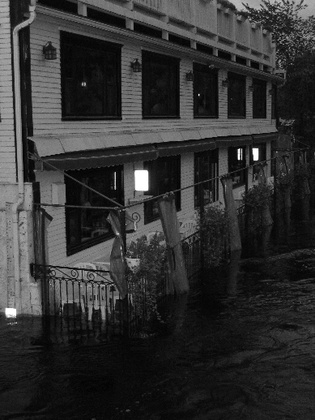
%> input picture hw_0408/input.jpg, 315 x 420 px, shrunk from 389 x 518 before the run
$ octave hw1_3.m   (GNU Octave 9; MATLAB toolbox functions it lacks are replaced by stand-ins)
%> lines starting %> are read from the running program, lines starting %| are printed output that depends on the picture
%> further down, c is the input picture: size 420x315 uint8; min 0, max 255, mean 49.4
### hw_0408/HistEq.m
function [output, sr] = HistEq(input)
output = input;
si = size(input);
%> si = [420 315]
L = cast(intmax(class(input)), 'int16')+1;
%> L = 256
sr = 0:1:L-1;
%> sr = 256 values from 0 to 255
hist=zeros(1, L);

for i=1:si(1)
    for j=1:si(2)
        hist(input(i,j)+1) = hist(input(i,j)+1) + 1;
    end
end
%> after the loop, hist = 256 values, max 3936 at index 12, min 0 at index 190, mean 516.8

for i=1:length(sr)
    s = 0;
    for j=1:i
        s = s + hist(j);
    end
    sr(i) = (s * double(L-1)) / (si(1) * si(2));
    sr(i) = cast(sr(i), class(input));
end

for i=1:si(1)
    for j=1:si(2)
        output(i,j) = sr(input(i,j)+1);
    end
end
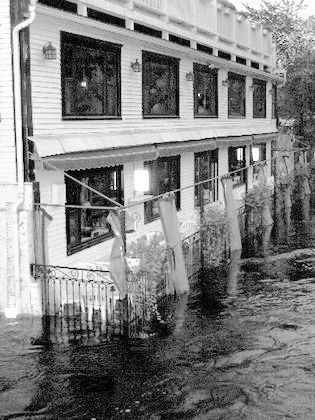
%> output: size 420x315 uint8; min 0, max 255, mean 129.3

### hw_0408/Hist.m
function Hist(input)

histogram(input)
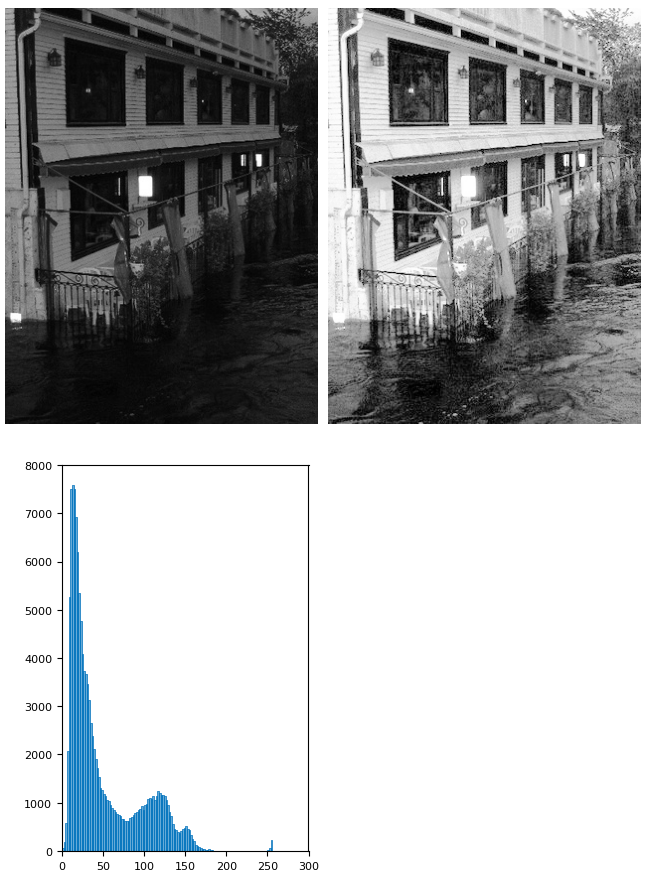
%> figure redrawn from the program's plot data, 3 panels
s = size(input);
%> s = [420 315]
L = cast(intmax(class(input)), 'int16');
%> L = 255
hist=zeros(1, L+1);

for i=1:s(1)
    for j=1:s(2)
        hist(input(i,j)+1) = hist(input(i,j)+1) + 1;
    end
end

bar(1:1:length(hist), hist)

### hw_0408/hw1_3.m
c = imread('input.jpg');
[ce, ~] = HistEq(c);

figure(1)
subplot(2,2,1);
imshow(c);

subplot(2,2,2);
imshow(ce);

subplot(2,2,3);
Hist(c);

subplot(2,2,4);
Hist(ce);
%> in Hist (call 2), `histogram(input)`:
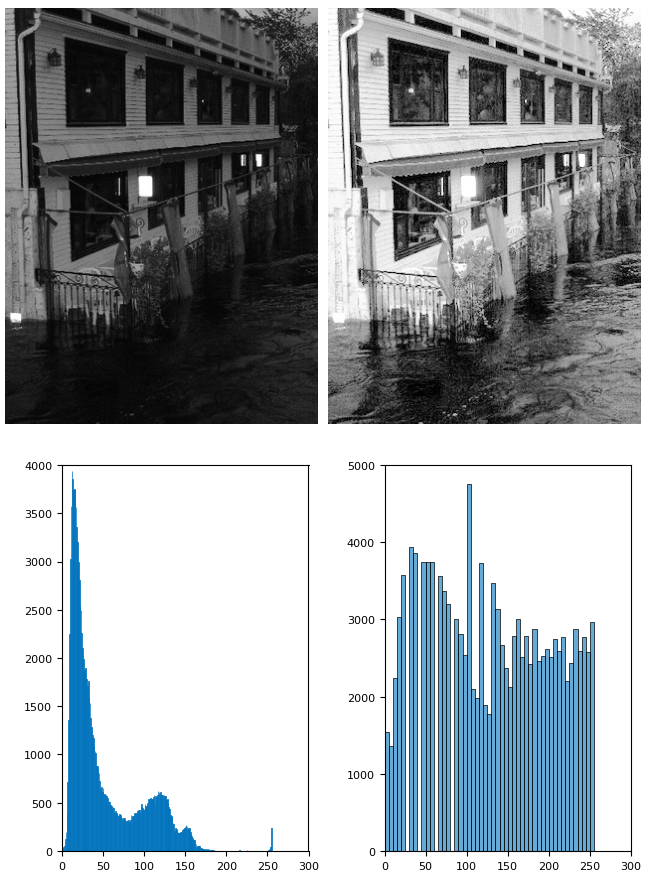
%> figure redrawn from the program's plot data, 4 panels
%> after the loop in Hist (call 2), `for i=1:s(1)`: hist = 256 values, max 3936 at index 31, min 0 at index 5, mean 516.8
%> in Hist (call 2), `bar(1:1:length(hist), hist)`:
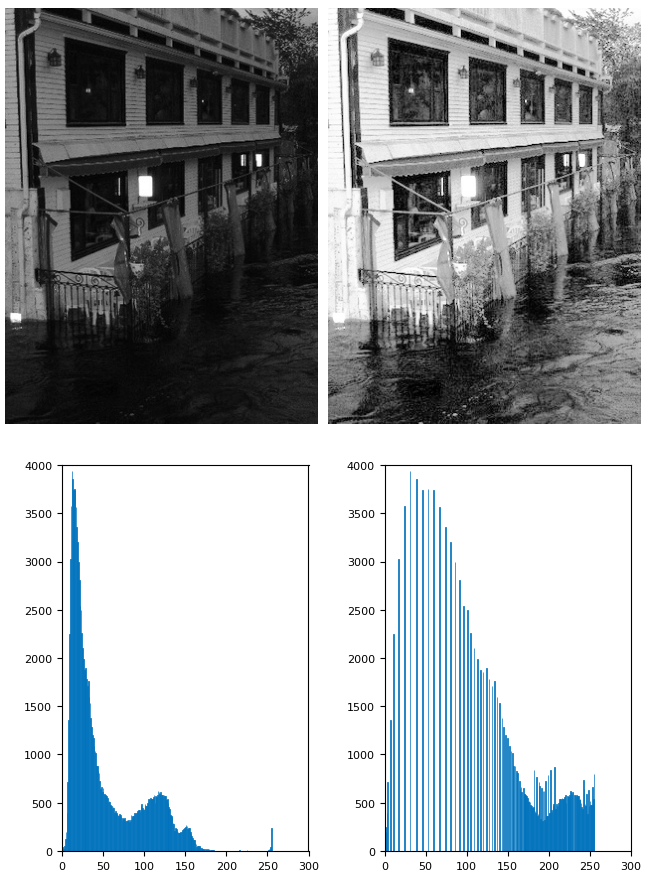
%> figure redrawn from the program's plot data, 4 panels
